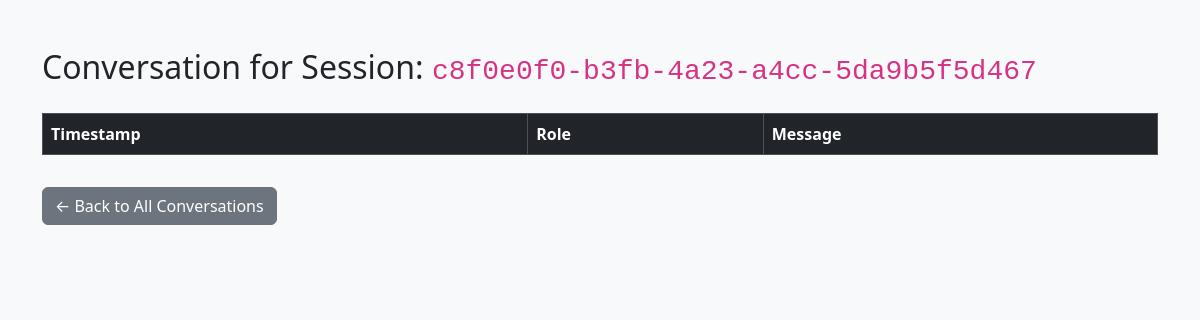
Before: /admin/conversations/c8f0e0f0-b3fb-4a23-a4cc-5da9b5f5d467 (signed in) with the older database file.
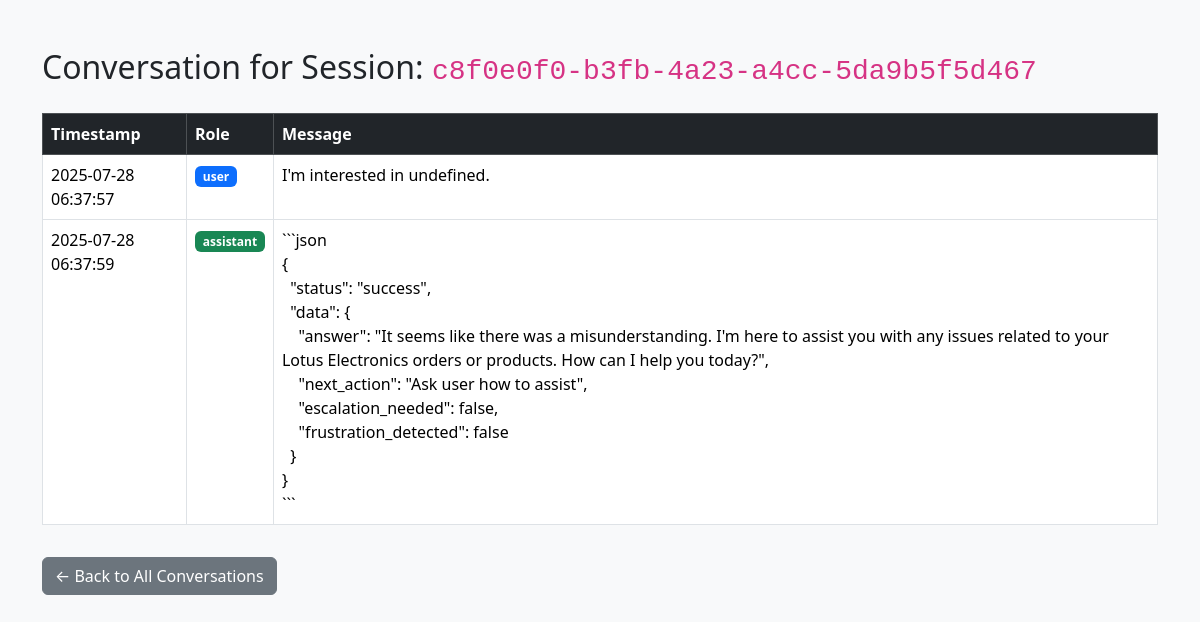
After: the same page with the newer database file.
### tables this page shows
CREATE TABLE history (
            id INTEGER PRIMARY KEY AUTOINCREMENT,
            session_id TEXT NOT NULL,
            role TEXT NOT NULL,
            content TEXT NOT NULL,
            tool_name TEXT,
            tool_args TEXT,
            tool_response TEXT,
            timestamp TIMESTAMP DEFAULT CURRENT_TIMESTAMP,
            message_index INTEGER,
            FOREIGN KEY (session_id) REFERENCES session(session_id)
        );

### app.py (the view)
@app.get("/admin/conversations/{session_id}")
async def view_conversation(request: Request, session_id: str):
    if not request.session.get("admin_logged_in"):
        return RedirectResponse(url="/admin", status_code=303)
    conn = sqlite3.connect("chat_history.db")
    conn.row_factory = sqlite3.Row
    c = conn.cursor()
    c.execute("""
        SELECT role, content, timestamp FROM history
        WHERE session_id = ?
        ORDER BY timestamp ASC
    """, (session_id,))
    messages = c.fetchall()
    conn.close()
    return templates.TemplateResponse("admin_view_conversation.html", {
        "request": request,
        "session_id": session_id,
        "messages": messages
    })

### templates/admin_view_conversation.html (shortened to what this page needs)
<!DOCTYPE html>
<html lang="en">
<head>
    <link href="https://cdn.jsdelivr.net/npm/bootstrap@5.3.3/dist/css/bootstrap.min.css" rel="stylesheet">
</head>
<body class="bg-light">
    <div class="container py-5">
        <h2 class="mb-4">Conversation for Session: <code>{{ session_id }}</code></h2>
        <table class="table table-bordered table-hover bg-white">
            <thead class="table-dark">
                <tr>
                    <th scope="col">Timestamp</th>
                    <th scope="col">Role</th>
                    <th scope="col">Message</th>
                </tr>
            </thead>
            <tbody>
                {% for msg in messages %}
                <tr>
                    <td>{{ msg.timestamp }}</td>
                    <td><span class="badge {% if msg.role == 'user' %}bg-primary{% elif msg.role == 'assistant' %}bg-success{% else %}bg-secondary{% endif %}">{{ msg.role }}</span></td>
                    <td style="white-space: pre-wrap;">{{ msg.content }}</td>
                </tr>
                {% endfor %}
            </tbody>
        </table>
        <a href="/admin/conversations" class="btn btn-secondary mt-3">← Back to All Conversations</a>
    </div>
</body>
</html>

Changed rows visible on the page:
added history: timestamp "2025-07-28 06:37:57", role "user", content "I'm interested in undefined."
added history: timestamp "2025-07-28 06:37:59", role "assistant", content "```json { \"status\": \"success\", \"data\": { \"answer\": \"It seems like there was a misunderstanding. I'm here to assist you with any issues related to your Lotus Electronics orders or products. How can I help you today?\", \"next_action\": \"Ask user how to assist\", \"escalation_needed\": false, \"frustration_detected\": false } } ```"
